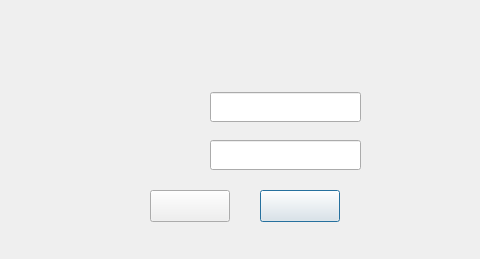
<?xml version="1.0" encoding="UTF-8"?>
<ui version="4.0">
 <class>frmlogin</class>
 <widget class="QDialog" name="frmlogin">
  <property name="geometry">
   <rect>
    <x>0</x>
    <y>0</y>
    <width>480</width>
    <height>259</height>
   </rect>
  </property>
  <property name="windowTitle">
   <string>用户登录</string>
  </property>
  <property name="windowIcon">
   <iconset resource="main.qrc">
    <normaloff>:/image/login.png</normaloff>:/image/login.png</iconset>
  </property>
  <property name="styleSheet">
   <string notr="true">QWidget#frm{
border-image: url(:/image/登录背景.bmp);
}</string>
  </property>
  <property name="modal">
   <bool>false</bool>
  </property>
  <widget class="QWidget" name="frm" native="true">
   <property name="geometry">
    <rect>
     <x>0</x>
     <y>0</y>
     <width>480</width>
     <height>259</height>
    </rect>
   </property>
   <widget class="QPushButton" name="btnClose">
    <property name="geometry">
     <rect>
      <x>260</x>
      <y>190</y>
      <width>80</width>
      <height>32</height>
     </rect>
    </property>
    <property name="cursor">
     <cursorShape>PointingHandCursor</cursorShape>
    </property>
    <property name="text">
     <string/>
    </property>
    <property name="icon">
     <iconset resource="main.qrc">
      <normaloff>:/image/取消.png</normaloff>:/image/取消.png</iconset>
    </property>
    <property name="iconSize">
     <size>
      <width>80</width>
      <height>30</height>
     </size>
    </property>
    <property name="flat">
     <bool>false</bool>
    </property>
   </widget>
   <widget class="QLineEdit" name="txtUserPwd">
    <property name="geometry">
     <rect>
      <x>210</x>
      <y>140</y>
      <width>151</width>
      <height>30</height>
     </rect>
    </property>
    <property name="echoMode">
     <enum>QLineEdit::Password</enum>
    </property>
   </widget>
   <widget class="QPushButton" name="btnLogin">
    <property name="geometry">
     <rect>
      <x>150</x>
      <y>190</y>
      <width>80</width>
      <height>32</height>
     </rect>
    </property>
    <property name="cursor">
     <cursorShape>PointingHandCursor</cursorShape>
    </property>
    <property name="styleSheet">
     <string notr="true"/>
    </property>
    <property name="text">
     <string/>
    </property>
    <property name="icon">
     <iconset resource="main.qrc">
      <normaloff>:/image/登录.png</normaloff>:/image/登录.png</iconset>
    </property>
    <property name="iconSize">
     <size>
      <width>80</width>
      <height>30</height>
     </size>
    </property>
   </widget>
   <widget class="QLineEdit" name="txtUserName">
    <property name="geometry">
     <rect>
      <x>210</x>
      <y>92</y>
      <width>151</width>
      <height>30</height>
     </rect>
    </property>
   </widget>
  </widget>
 </widget>
 <resources>
  <include location="main.qrc"/>
 </resources>
 <connections/>
</ui>
